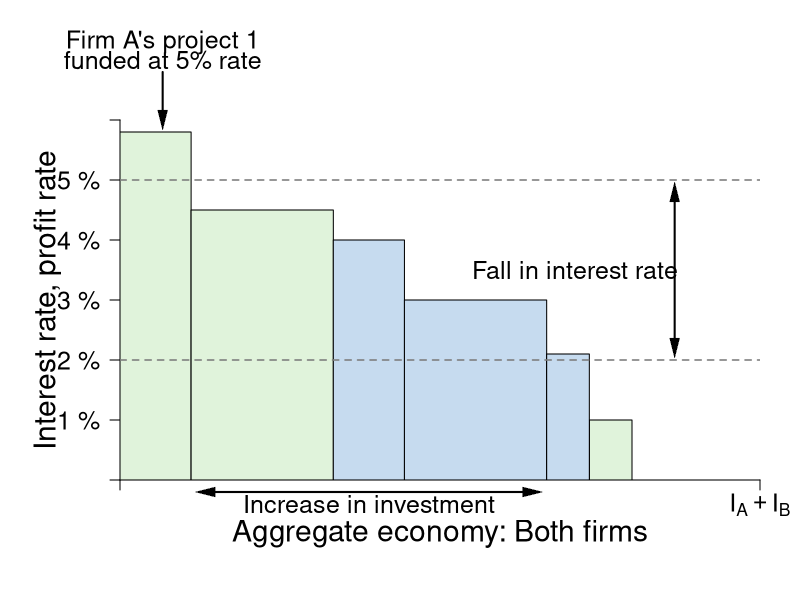

Reproduce this figure in R. (Note: this script raises an error after producing the figure.)
#' Graph Designer: Scott Cohn
#' Authors: Bowles and Halliday
#' Title: Coordination, Conflict and Competition: A Text in Microeconomics


# CHANGE COLOR AND TRANSPARENCY OF RECT

require(shape)
pdf(file = "credit/credit_macro_int_B.pdf", width = 9, height = 7)

#Set parameters for graphics
pointsize <- 1.8
axislabelsize <- 1.8
labelsize <- 1.5
namesize <- 1.8
annotatesize <- 1.5
graphlinewidth <- 2
segmentlinewidth <- 1.5

COL <- c("#7fc97f", "#beaed4", "#fdc086", "#ffff99", "#386cb0", "#f0027f", "#bf5b17", "#666666")
COLA <- c("#e0f3db", "#99d8c9","#66c2a4","#41ae76", "#238b45", "#005824")
COLB <- c("#c6dbef", "#4eb3d3", "#2b8cbe", "#0868ac","#084081")
COLC <- c("#fcfbfd", "#efedf5", "#dadaeb", "#bcbddc", "#9e9ac8", "#807dba", "#6a51a3", "#54278f", "#3f007d")
grays <- gray.colors(25, start = 1, end = 0)

par(mar =  c(6, 6, 6, 2))

xlims <- c(0, 45)
ylims <- c(0, 30)

npts <- 501 
x <- seq(xlims[1], xlims[2], length.out = npts)
y <- seq(ylims[1], ylims[2], length.out = npts) 
a <- c(46.08, 55, 64)
b <- c(46.08, 55, 64)

plot(0, 0, xlim = xlims, ylim = ylims, type = "n",
     xlab = expression(paste("")),
     ylab = expression(paste("")), 
     xaxt = "n", 
     yaxt = "n", 
     cex.lab = axislabelsize, 
     bty = "n",
     xaxs = "i", 
     yaxs = "i")

ticksy <- c(0, 5, 10, 15, 20, 25, ylims[2])
ylabels <- c(NA, expression(paste("1 %")), expression(paste("2 %")), expression(paste("3 %")), expression(paste("4 %")), expression(paste("5 %")), NA)
ticksx <- c(0, xlims[2])
xlabels <- c(NA, expression(paste(I[A] + I[B])))


axis(1, at = ticksx, pos = 0, labels = xlabels, cex.axis = labelsize)
axis(2, at = ticksy, pos = 0, labels = ylabels, las = 1, cex.axis = labelsize)

npts <- 500 
xx1 <- seq(xlims[1], xlims[2], length.out = npts)

text(-5.1, 0.5*(ylims[2] + ylims[1]), expression(paste("Interest rate, profit rate")), xpd = TRUE, cex = axislabelsize, srt = 90) 
text(0.5*(xlims[2]), -4.5, expression(paste("Aggregate economy: Both firms")), xpd = TRUE, cex = axislabelsize) 


# I_A RECT
rect(0, 0, 5, 29,
     col=COLA[1], border=TRUE, lty=1)

rect(5, 0, 15, 22.5,
     col=COLA[1], border=TRUE, lty=1)

rect(33, 0, 36, 5, # width = 3
     col=COLA[1], border=TRUE, lty=1)

# I_B RECT
rect(15, 0, 20, 20, # width = 5
     col=COLB[1], border=TRUE, lty=1)

rect(20, 0, 30, 15, # width = 10
     col=COLB[1], border=TRUE, lty=1)

rect(30, 0, 33, 10.5, # width = 3
     col=COLB[1], border=TRUE, lty=1)


# Segments
segments(0, 10, xlims[2], 10, col = grays[20], lty = 2, lwd = segmentlinewidth)
segments(0, 25, xlims[2], 25, col = grays[20], lty = 2, lwd = segmentlinewidth)

# Labels
text(32, 17.5, expression(paste("Fall in interest rate")), cex = labelsize)
Arrows(39, 11, 39, 24, col = "black", code = 3, lty = 1, lwd = 2, arr.type = "triangle", arr.lwd = 0.5)
#Arrows(39, 23, 39, 12, col = "black", lty = 1, lwd = 2, arr.type = "triangle", arr.lwd = 0.5)

text(17.5, -2, expression(paste("Increase in investment")), cex = labelsize, xpd = TRUE)
Arrows(6, -1, 29, -1, col = "black", code = 3, lty = 1, lwd = 2, arr.type = "triangle", arr.lwd = 0.5, xpd = TRUE)


Arrows(3, 34, 3, 30, col = "black", lty = 1, lwd = 2, arr.type = "triangle", arr.lwd = 0.5, xpd = TRUE)
text(3, 36.5, expression(paste("Firm A's project 1")), cex = labelsize, xpd = TRUE)
text(3, 35, expression(paste("funded at 5% rate")), cex = labelsize, xpd = TRUE)

#Brackets
brackets(x1 = 5.5, y1 = 29, x2 = 35.5, y2 = 29,  ticks = 0.5, curvature = 0.5, type = 1, 
         col = "black", lwd = 2, lty = 1, xpd = TRUE)
text(21, 34, expression(paste("5 other projects funded")), cex = labelsize, xpd = TRUE)
text(21, 32, expression(paste("with a decreased interest rate")), cex = labelsize, xpd = TRUE)


dev.off()
